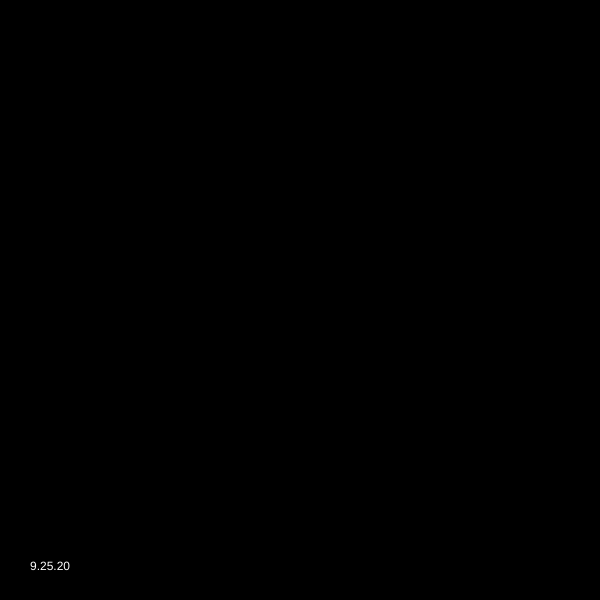
Frame 1 (no input)
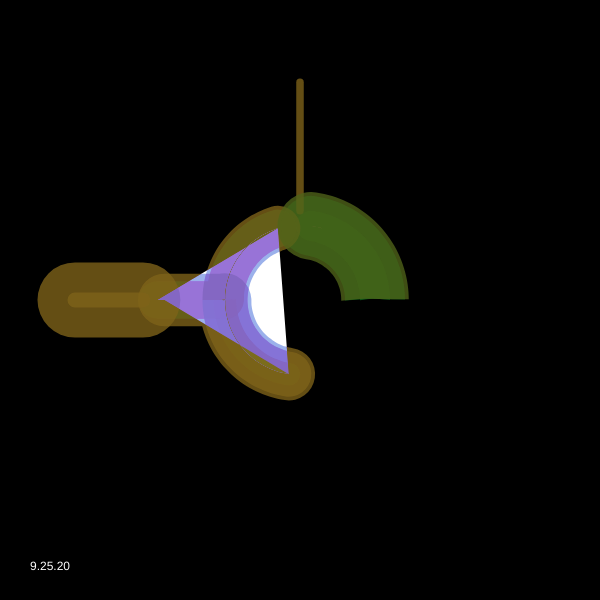
Frame 60 (no input)
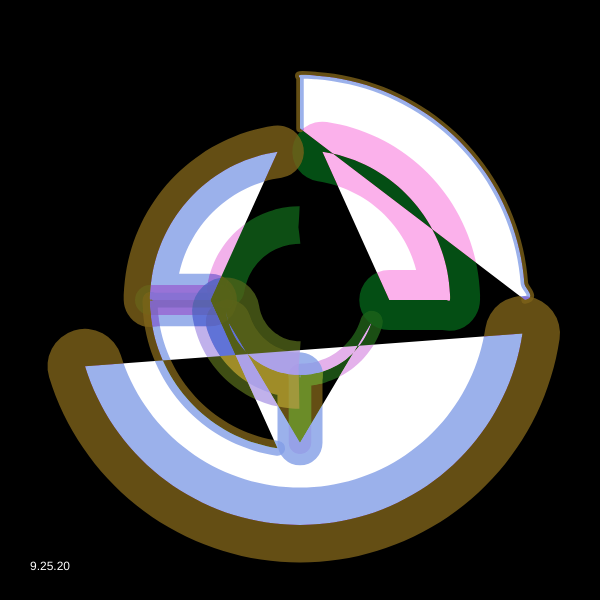
Frame 120 (the mouse pressed at the canvas centre since frame 60)

The p5.js sketch that drew these frames (run headless with seeded random() and noise() and a simulated clock; from frame 60 on, the mouse is pressed at the canvas centre):

// p5.js sketch
// ── sketch.js
let _aryObject = [];
let _tileNumT;
let _tileNumR;
let _ellipseRatio;
let _count;
let _stepR;
let _stepT;

function setup() {
  let canvasSize;

  createCanvas(600, 600);
  frameRate(30);
  noFill();
 
  strokeJoin(ROUND);
  
  _freqCount = 20;

  _count = 0;
  _ellipseRatio = 1;
  _tileNumT = 4;
  _tileNumR = 4;
  
  let shapeMode = 1;
  let layerNum = 10;
  let initT = int(random(_tileNumT));
  for (k = 1; k <= layerNum; k++) {
    let baseColor = 360 + random(720);
    _aryObject.push(new f(
      1, initT,
      color((baseColor + 180) % 360, 200, 50, 100),
      shapeMode,
      width/2/_tileNumR/layerNum*k
    ));
  }
}

function draw() {
  clear();
  blendMode(DIFFERENCE);
  background(0);
  
  for (let i = 0; i < _aryObject.length; i++) {
    _aryObject[i].update();
    _aryObject[i].drawMe();
  }

  _count ++;
  noStroke()
  fill(255);
  text("9.25.20", 30, height-30)
}

class f {
  constructor(iR, iT, myColor, shapeMode, sw) {
    this.target_iR = iR;
    this.target_iT = iT;
    this.myColor = myColor;
    this.shapeMode = shapeMode; //0 rect, 1 ellipse
    this.sw = sw *_ellipseRatio; 
    this.aryPoint = [];
  }

  setTarget() {
    _stepR = 1;
    _stepT = 1;
    this.iR = this.target_iR;
    this.iT = this.target_iT % _tileNumT;
    
    this.aryPoint.unshift([this.iR, this.iT]);

    let dir;
    if (this.iR <= _stepR) {
      dir = random(["down", "left", "right"]);
    } else if (this.iR >= _tileNumR-_stepR) {
      dir = random(["up", "left", "right"]);
    } else {
      dir = random(["up", "down", "left", "right"]);
    }

    if (dir == "up") { this.target_iR = this.iR - _stepR; }
    else if (dir == "down") { this.target_iR = this.iR + _stepR; }
    else if (dir == "left") { this.target_iT = this.iT - _stepT; }
    else if (dir == "right") { this.target_iT = this.iT + _stepT; }

    this.dR = (this.target_iR - this.iR) / (_freqCount+1);
    this.dT = (this.target_iT - this.iT) / (_freqCount+1);
  }
  
  update() {
    if (_count % _freqCount == 0) {
      this.setTarget();
    }

    if (this.target_iR == this.iR) { //dir = right or left
      this.aryPoint.unshift([this.iR, this.aryPoint[0][1] + this.dT]);
    } else if (this.target_iT == this.iT) {
      this.aryPoint.unshift([this.aryPoint[0][0] + this.dR, this.iT]);
    }

    while (this.aryPoint.length >= 40) {
      this.aryPoint.pop();
    }
  }

  drawMe() {
    stroke(this.myColor);
    if (this.shapeMode == 0) { 
      strokeCap(PROJECT); 
    }
    else { 
      strokeCap(ROUND); 
    }
    strokeWeight(this.sw);
    
    push();
    translate(width/2, height/2);
    beginShape();
    for (let i = 0; i < this.aryPoint.length; i++) {
      curveVertex(
        width / 2 / _tileNumR * this.aryPoint[i][0] * cos(2*PI / _tileNumT * this.aryPoint[i][1]),
        width / 2 / _tileNumR * this.aryPoint[i][0] * sin(2*PI / _tileNumT * this.aryPoint[i][1]));
    }
    endShape();
    pop();
  }
}
